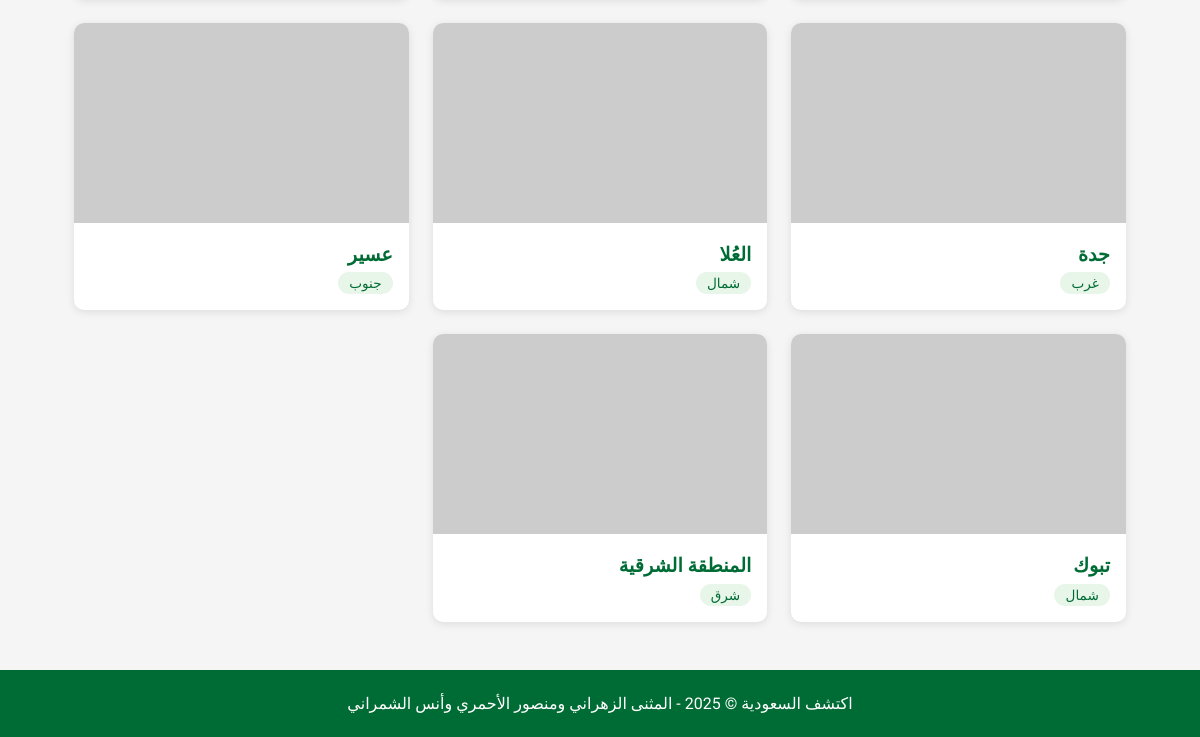
The page /regions.php (lower part) on the database as committed earlier.
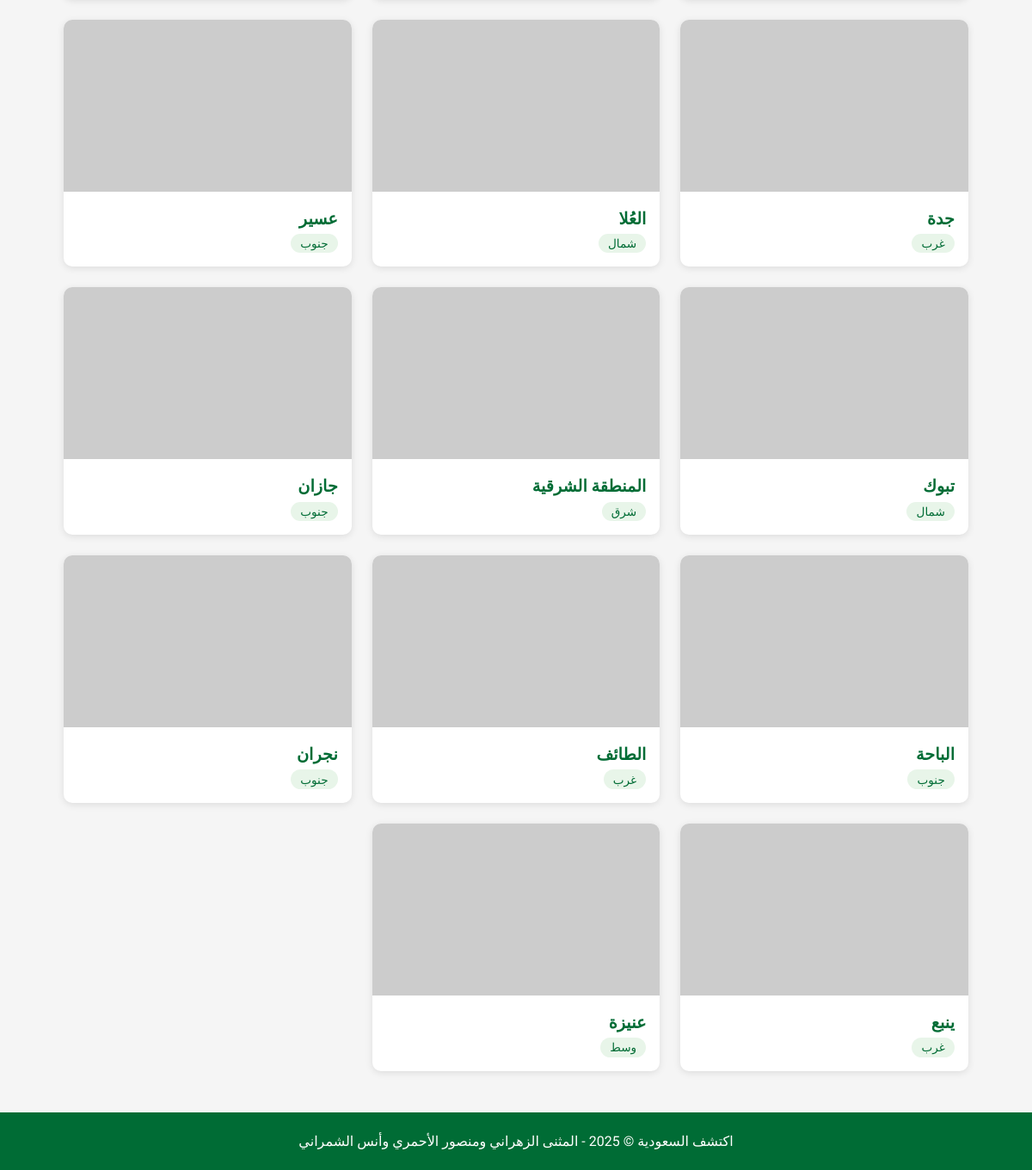
The same page on the database as committed later.
### tables this page shows
CREATE TABLE IF NOT EXISTS regions (
    id          INT AUTO_INCREMENT PRIMARY KEY,
    name        VARCHAR(100) NOT NULL,
    description TEXT         NOT NULL,
    category    VARCHAR(50)  NOT NULL,
    image       VARCHAR(500),
    landmarks   TEXT
) DEFAULT CHARSET=utf8mb4 COLLATE=utf8mb4_unicode_ci;

### regions.php (the view, shortened to what this page needs)
<?php require_once 'db.php'; ?>
<!DOCTYPE html>
<html lang="ar" dir="rtl">
<head>
    <link rel="stylesheet" href="styles.css">
</head>
<body>
<main>
    <div class="cards-grid">
        <?php
        $result = mysqli_query($conn, "SELECT * FROM regions ORDER BY id");
        while ($row = mysqli_fetch_assoc($result)) {
            $thumb = explode(',', $row['image'])[0];
            echo '<div class="region-card" data-category="' . $row['category'] . '" onclick="window.location=\'details.php?id=' . $row['id'] . '\'">';
            echo '  <img src="' . trim($thumb) . '" alt="' . $row['name'] . '">';
            echo '  <div class="card-info">';
            echo '    <h3>' . $row['name'] . '</h3>';
            echo '    <span class="category-badge">' . $row['category'] . '</span>';
            echo '  </div>';
            echo '</div>';
        }
        ?>
    </div>
</main>
<footer>
    <p>اكتشف السعودية &copy; 2025 - المثنى الزهراني ومنصور الأحمري وأنس الشمراني</p>
</footer>
</body>
</html>

### styles.css (style rules this page uses)
* { box-sizing: border-box; margin: 0; padding: 0; }
body { font-family: 'Cairo', sans-serif; direction: rtl; background-color: #f5f5f5; color: #222; transition: background-color 0.3s, color 0.3s; }
main { max-width: 1100px; margin: 2rem auto; padding: 0 1.5rem; }
.cards-grid { display: flex; flex-wrap: wrap; gap: 1.5rem; margin-top: 1.5rem; }
.region-card { background-color: white; border-radius: 10px; width: calc(33.33% - 1rem); box-shadow: 0 2px 8px rgba(0, 0, 0, 0.1); overflow: hidden; cursor: pointer; transition: transform 0.2s; }
.region-card img { width: 100%; height: 200px; object-fit: cover; }
.card-info { padding: 1rem; }
.card-info h3 { color: #006c35; margin-bottom: 0.4rem; font-size: 1.2rem; }
.category-badge { background-color: #e8f5e9; color: #006c35; padding: 0.2rem 0.7rem; border-radius: 12px; font-size: 0.85rem; display: inline-block; }
footer { background-color: #006c35; color: white; text-align: center; padding: 1.5rem; margin-top: 3rem; }

Rows that differ between the two databases and show on the page:
added regions: name "جازان", category "جنوب"
added regions: name "الباحة", category "جنوب"
added regions: name "الطائف", category "غرب"
added regions: name "نجران", category "جنوب"
added regions: name "ينبع", category "غرب"
added regions: name "عنيزة", category "وسط"
